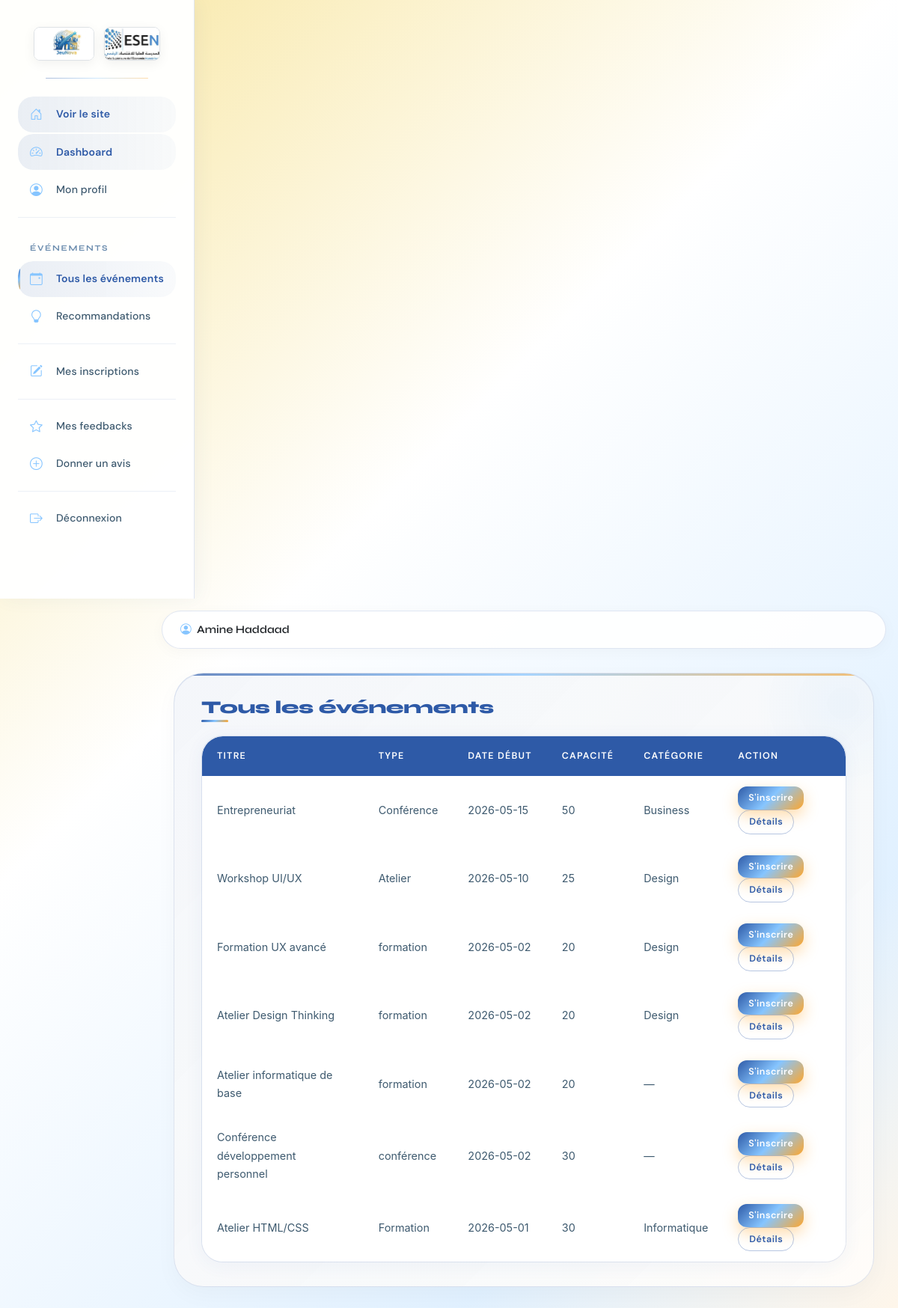
/participant/evenements/list.php (signed in), run on the app's committed database.
### tables this page shows
CREATE TABLE `participant` (
  `id_user` int(11) NOT NULL,
  `niveau` varchar(50) DEFAULT NULL,
  `centre_interet` text DEFAULT NULL
);

CREATE TABLE `utilisateur` (
  `id_user` int(11) NOT NULL,
  `nom` varchar(100) DEFAULT NULL,
  `prenom` varchar(100) DEFAULT NULL,
  `email` varchar(150) DEFAULT NULL,
  `mot_de_passe` varchar(255) NOT NULL
);

CREATE TABLE `evenement` (
  `id_event` int(11) NOT NULL,
  `titre` varchar(255) DEFAULT NULL,
  `type` varchar(100) DEFAULT NULL,
  `description` text DEFAULT NULL,
  `date_debut` date DEFAULT NULL,
  `date_fin` date DEFAULT NULL,
  `capacite` int(11) DEFAULT NULL,
  `is_actualite` tinyint(1) DEFAULT 0,
  `id_categorie` int(11) DEFAULT NULL,
  `id_responsable` int(11) DEFAULT NULL
);

CREATE TABLE `categorie` (
  `id_categorie` int(11) NOT NULL,
  `nom` varchar(100) DEFAULT NULL
);

### participant/config.php (called while the page is built, shortened)
<?php
function getParticipantInfo($pdo) {
    $stmt = $pdo->prepare("SELECT u.*, p.niveau, p.centre_interet
                           FROM Utilisateur u
                           JOIN Participant p ON u.id_user = p.id_user
                           WHERE u.id_user = ?");
    $stmt->execute([$_SESSION['user_id']]);
    return $stmt->fetch();
}
?>

### participant/evenements/list.php (the view)
<?php
require_once '../includes/header.php';
$events = $pdo->query("SELECT e.*, c.nom as categorie
                       FROM Evenement e
                       LEFT JOIN Categorie c ON e.id_categorie = c.id_categorie
                       ORDER BY e.date_debut DESC")->fetchAll();
?>
<div class="responsible-card">
    <h2>Tous les événements</h2>
    <div class="table-responsive">
        <table class="table table-hover">
            <thead><tr><th>Titre</th><th>Type</th><th>Date début</th><th>Capacité</th><th>Catégorie</th><th>Action</th></tr></thead>
            <tbody>
                <?php foreach ($events as $e): ?>
                <tr>
                    <td><?= htmlspecialchars($e['titre']) ?></td>
                    <td><?= htmlspecialchars($e['type']) ?></td>
                    <td><?= $e['date_debut'] ?></td>
                    <td><?= $e['capacite'] ?></td>
                    <td><?= htmlspecialchars($e['categorie'] ?? '—') ?></td>
                    <td>
                        <a href="../inscriptions/add.php?id=<?= $e['id_event'] ?>" class="btn btn-sm btn-primary">S'inscrire</a>
                        <a href="details.php?id=<?= $e['id_event'] ?>" class="btn btn-sm btn-outline-secondary">Détails</a>
                    </td>
                </tr>
                <?php endforeach; ?>
            </tbody>
        </table>
    </div>
</div>
<?php require_once '../includes/footer.php'; ?>

### participant/includes/header.php (shortened to what this page needs)
<?php
require_once __DIR__ . '/../config.php';
$info = getParticipantInfo($pdo);
?>
<!DOCTYPE html>
<html lang="fr">
<head>
    <link href="https://cdn.jsdelivr.net/npm/bootstrap@5.3.0-alpha1/dist/css/bootstrap.min.css" rel="stylesheet">
    <link href="https://cdn.jsdelivr.net/npm/bootstrap-icons@1.11.3/font/bootstrap-icons.min.css" rel="stylesheet">
    <link href="/jeunova/css/style.css" rel="stylesheet">
    <link href="/jeunova/css/responsable-style.css" rel="stylesheet">
</head>
<body>
<div class="container-fluid">
    <div class="row">
        <div class="col-md-3 col-lg-2 px-0 sidebar" id="sidebar">
            <div class="p-3">
                <div class="text-center mb-4">
                    <a href="/jeunova/index.php" class="logo-3d">
                        <img src="/jeunova/images/logo.jfif" alt="JeuNova" height="45" class="rounded-3 border">
                    </a>
                    <a href="/jeunova/index.php" class="logo-3d ms-2">
                        <img src="/jeunova/images/esen.jfif" alt="ESEN" height="45" class="rounded-3 border">
                    </a>
                </div>
                <div class="nav flex-column">
                    <div class="nav-item"><a href="/jeunova/index.php" target="_blank"><i class="bi bi-house-door me-2"></i> Voir le site</a></div>
                    <div class="nav-item"><a href="/jeunova/participant/index.php"><i class="bi bi-speedometer2 me-2"></i> Dashboard</a></div>
                    <div class="nav-item"><a href="/jeunova/participant/profil.php"><i class="bi bi-person-circle me-2"></i> Mon profil</a></div>
                    <hr>
                    <div class="nav-item"><strong>Événements</strong></div>
                    <div class="nav-item"><a href="/jeunova/participant/evenements/list.php"><i class="bi bi-calendar-event me-2"></i> Tous les événements</a></div>
                    <div class="nav-item"><a href="/jeunova/participant/recommendations/suggestions.php"><i class="bi bi-lightbulb me-2"></i> Recommandations</a></div>
                    <hr>
                    <div class="nav-item"><a href="/jeunova/participant/inscriptions/mes_inscriptions.php"><i class="bi bi-pencil-square me-2"></i> Mes inscriptions</a></div>
                    <hr>
                    <div class="nav-item"><a href="/jeunova/participant/feedback/mes_feedbacks.php"><i class="bi bi-star me-2"></i> Mes feedbacks</a></div>
                    <div class="nav-item"><a href="/jeunova/participant/feedback/add.php"><i class="bi bi-plus-circle me-2"></i> Donner un avis</a></div>
                    <hr>
                    <div class="nav-item"><a href="/jeunova/participant/logout.php"><i class="bi bi-box-arrow-right me-2"></i> Déconnexion</a></div>
                </div>
            </div>
        </div>
        <div class="col-md-9 col-lg-10 ms-sm-auto px-0">
            <div class="navbar-top p-3 d-flex justify-content-between align-items-center">
                <div class="fw-semibold text-dark">
                    <i class="bi bi-person-circle me-1"></i> <?= htmlspecialchars($info['prenom'] . ' ' . $info['nom']) ?>
                </div>
            </div>
            <div class="container-fluid p-3">

### css/style.css (style rules this page uses)
:root { --primary: #3b82f6; --primary-dark: #2563eb; --secondary: #8b5cf6; --accent: #06b6d4; --dark: #0f172a; --light-bg: #f8fafc; --glass: rgba(255, 255, 255, 0.95); }
* { font-family: 'Inter', sans-serif; margin: 0; padding: 0; box-sizing: border-box; }
body { background: var(--light-bg); color: var(--dark); scroll-behavior: smooth; overflow-x: hidden; }

### data on the page
participant: id_user.nom "Amine Haddaad"
evenement: titre "Entrepreneuriat", type "Conférence", date_debut "2026-05-15", capacite "50", id_categorie.nom "Business"
evenement: titre "Workshop UI/UX", type "Atelier", date_debut "2026-05-10", capacite "25", id_categorie.nom "Design"
evenement: titre "Formation UX avancé", type "formation", date_debut "2026-05-02", capacite "20", id_categorie.nom "Design"
evenement: titre "Atelier Design Thinking", type "formation", date_debut "2026-05-02", capacite "20", id_categorie.nom "Design"
evenement: titre "Atelier informatique de base", type "formation", date_debut "2026-05-02", capacite "20", categorie "—"
evenement: titre "Conférence développement personnel", type "conférence", date_debut "2026-05-02", capacite "30", categorie "—"
evenement: titre "Atelier HTML/CSS", type "Formation", date_debut "2026-05-01", capacite "30", id_categorie.nom "Informatique"
